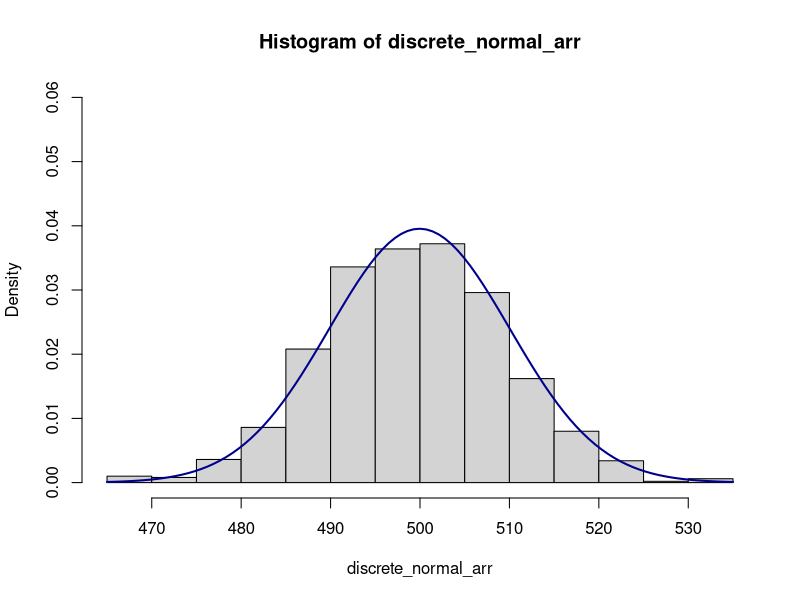

Here is the R script that generated this plot:
library(plyr)

##' **create random discrete variables and plot it **
discrete_normal_arr <- round(rnorm(1000, 500, 10), 0)
hist(discrete_normal_arr, prob=TRUE, ylim=c(0,.06), breaks=10)
curve(dnorm(x, mean(discrete_normal_arr), sd(discrete_normal_arr)), add=TRUE, col="darkblue", lwd=2)

##' **define shannon entropy **
shannon_entropy <- function(x){
    df = count(x)
    df$probs = df$freq / length(df)
    for (i in 1:nrow(df)){
      se<- -sum(df$probs[i] * log(df$probs[i]))
      return(se)
    }
}


##' **play it **
shannon_entropy(discrete_normal_arr)
